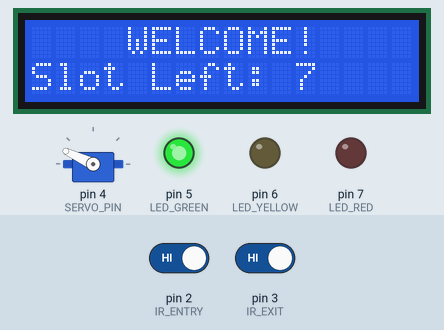
Recording of a sketch running on a simulated Arduino Uno, built with avr-gcc and run on an emulated ATmega328P. Parts: servo, 16×2 character LCD, output pins drawn as LEDs (lit = HIGH). The inputs (shaded band) are chosen by the test bench; at power-on: pin 2 (IR_ENTRY) HIGH, pin 3 (IR_EXIT) HIGH.

Above: at 6.3 s.
6.4 s: pin 2 (IR_ENTRY) driven LOW
At 6.8 s:
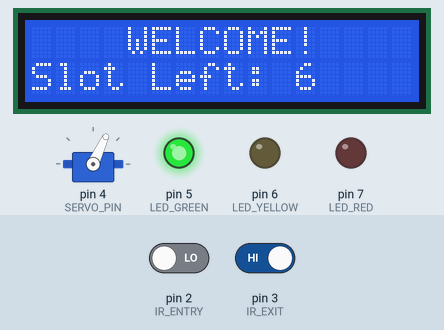
7.9 s: pin 3 (IR_EXIT) driven LOW
At 10.7 s:
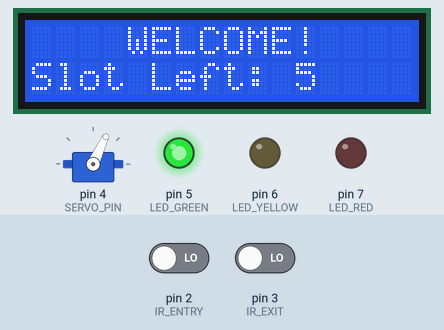
10.9 s: pin 3 (IR_EXIT) driven HIGH
At 11.8 s:
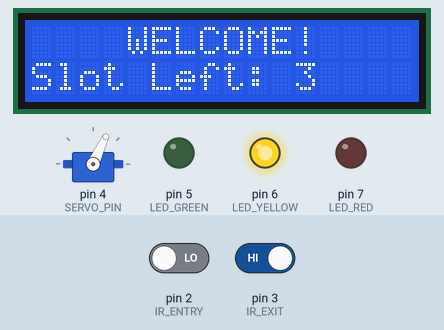
12.5 s: pin 3 (IR_EXIT) driven LOW
At 15.3 s:
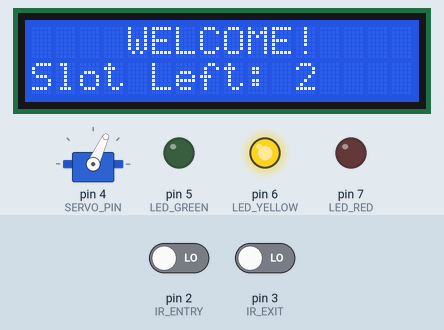
15.5 s: pin 2 (IR_ENTRY) driven HIGH
At 16.8 s:
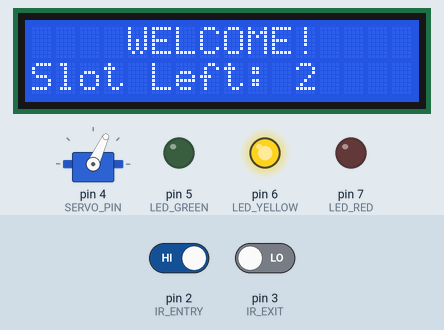
17.1 s: pin 2 (IR_ENTRY) driven LOW
At 21.4 s:
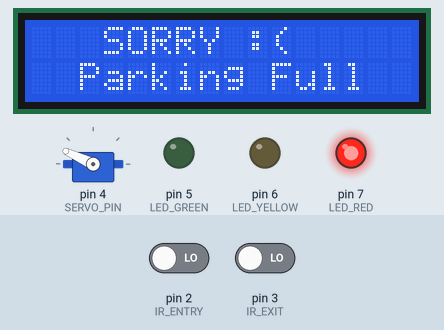
Timing chart, 0 to 22.9 s (numbered marks = the images above; inputs shaded):
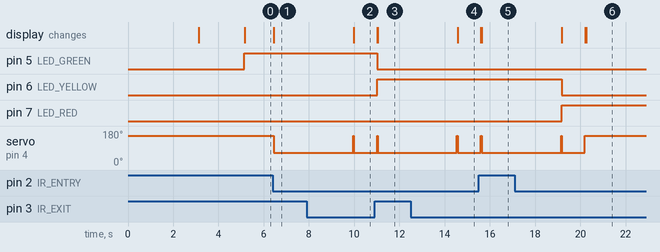

The sketch:

parkingsystem.ino
```cpp
/*
Arduino Smart Parking System
Upgraded: 7 Slots, Traffic Lights, and Dual Intro Screens
*/

#include <Wire.h>
#include <LiquidCrystal_I2C.h>
#include <Servo.h>

/* ------------------- LCD ------------------- */
LiquidCrystal_I2C lcd(0x27, 16, 2);

/* ------------------- SERVO ----------------- */
Servo gateServo;
const int SERVO_PIN = 4;
const int GATE_OPEN = 65;   // Adjusted open angle
const int GATE_CLOSE = 155; // Your custom close angle

/* ------------------- IR SENSORS ------------ */
const int IR_ENTRY = 2;
const int IR_EXIT = 3;

/* ------------------- LED PINS -------------- */
const int LED_GREEN = 5;
const int LED_YELLOW = 6;
const int LED_RED = 7;

/* ------------------- PARKING --------------- */
int slotsAvailable = 7; // Total parking slots updated to 7

bool entryDetected = false;
bool exitDetected = false;

/* ------------------- SETUP ----------------- */
void setup() {
  Serial.begin(9600);

  // Setup IR Sensors
  pinMode(IR_ENTRY, INPUT);
  pinMode(IR_EXIT, INPUT);

  // Setup LEDs
  pinMode(LED_GREEN, OUTPUT);
  pinMode(LED_YELLOW, OUTPUT);
  pinMode(LED_RED, OUTPUT);

  // Setup Servo
  gateServo.attach(SERVO_PIN);
  gateServo.write(GATE_CLOSE);

  // Setup LCD
  lcd.init();
  lcd.backlight();

  // --- INTRO SCREEN 1: School Name ---
  lcd.setCursor(0, 0);
  lcd.print(" Daulatpur Pilot");
  lcd.setCursor(0, 1);
  lcd.print("  Girl's School ");
  delay(3000); // Hold for 3 seconds
  lcd.clear();

  // --- INTRO SCREEN 2: Project Name ---
  lcd.setCursor(0, 0);
  lcd.print("    ARDUINO     ");
  lcd.setCursor(0, 1);
  lcd.print(" PARKING SYSTEM ");
  delay(2000); // Hold for 2 seconds
  lcd.clear();
  // -----------------------------------

  // Turn on the correct LED immediately when the system starts
  updateLEDs();
}

/* ------------------- LOOP ------------------ */
void loop() {

  /* -------- ENTRY SENSOR -------- */
  if (digitalRead(IR_ENTRY) == LOW && !entryDetected) {
    entryDetected = true;

    if (slotsAvailable > 0) {
      if (!exitDetected) {
        gateServo.write(GATE_OPEN);
        slotsAvailable--;
        updateLEDs(); // Instantly update lights
      }
    } else {
      // Lot is full, reject the car
      lcd.clear();
      lcd.setCursor(0, 0);
      lcd.print("   SORRY :(     ");
      lcd.setCursor(0, 1);
      lcd.print("  Parking Full  ");
      delay(3000);
      lcd.clear();
    }
  }

  /* -------- EXIT SENSOR -------- */
  if (digitalRead(IR_EXIT) == LOW && !exitDetected) {
    exitDetected = true;

    if (!entryDetected) {
      gateServo.write(GATE_OPEN);
      slotsAvailable++;
      if (slotsAvailable > 7) slotsAvailable = 7; // Max capacity safety check
      updateLEDs(); // Instantly update lights
    }
  }

  /* -------- RESET AFTER PASS -------- */
  if (entryDetected && exitDetected) {
    delay(1000); // Give the car 1 second to clear the gate completely
    gateServo.write(GATE_CLOSE);
    entryDetected = false;
    exitDetected = false;
  }

  /* -------- LCD DISPLAY ---------- */
  lcd.setCursor(0, 0);
  lcd.print("    WELCOME!    ");
  lcd.setCursor(0, 1);
  lcd.print("Slot Left: ");
  lcd.print(slotsAvailable);
  lcd.print("    "); // Extra spaces to wipe old numbers
}

/* ------------------- LED LOGIC ------------- */
void updateLEDs() {
  // First, turn ALL lights off to clear previous state
  digitalWrite(LED_GREEN, LOW);
  digitalWrite(LED_YELLOW, LOW);
  digitalWrite(LED_RED, LOW);

  // Then, turn on only the right one based on slots left
  if (slotsAvailable == 0) {
    // 0 Slots = RED
    digitalWrite(LED_RED, HIGH);
  }
  else if (slotsAvailable > 0 && slotsAvailable <= 3) {
    // 1 to 3 Slots = YELLOW (Almost Full)
    digitalWrite(LED_YELLOW, HIGH);
  }
  else {
    // 4 to 7 Slots = GREEN (Plenty of Space)
    digitalWrite(LED_GREEN, HIGH);
  }
}
```

Measured:
- after the input at 6.4 s, servo on pin 4 (SERVO_PIN): 155° → 65° at once; the display: changes at once (image 1)
- after the input at 7.9 s, servo on pin 4 (SERVO_PIN): 65° → 155° after 2.1 s, → 65° 0.03 s later; the display: changes after 2.1 s (image 2)
- after the input at 10.9 s, servo on pin 4 (SERVO_PIN): goes on until 11.0 s, then stays 65°
- after the input at 12.5 s, servo on pin 4 (SERVO_PIN): 65° → 155° after 2.0 s, → 65° 0.03 s later; the display: changes after 2.1 s (image 4)
- after the input at 15.5 s, pin 6 (LED_YELLOW): stays HIGH (without the input it goes to LOW after 0.10 s); pin 7 (LED_RED): stays LOW (without the input it goes to HIGH after 0.10 s); servo on pin 4 (SERVO_PIN): goes on until 15.6 s, then stays 65°
- after the input at 17.1 s, pin 6 (LED_YELLOW): HIGH → LOW after 2.1 s; pin 7 (LED_RED): LOW → HIGH after 2.1 s; servo on pin 4 (SERVO_PIN): 65° → 155° after 3.1 s; the display: first changes after 2.1 s (image 6 shows a later state)
